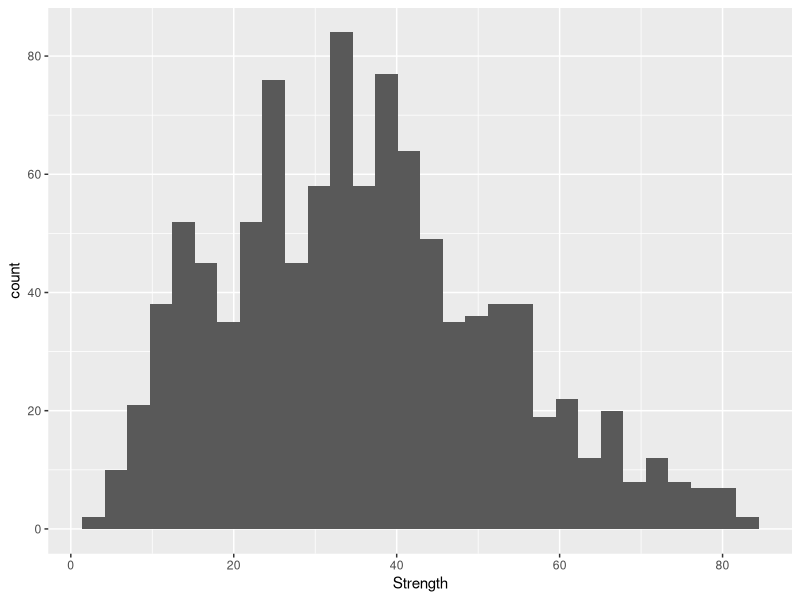
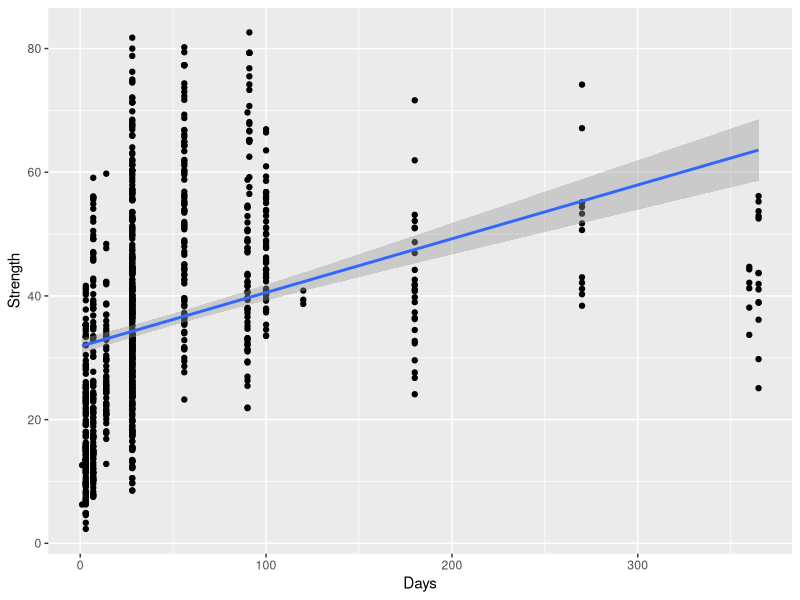
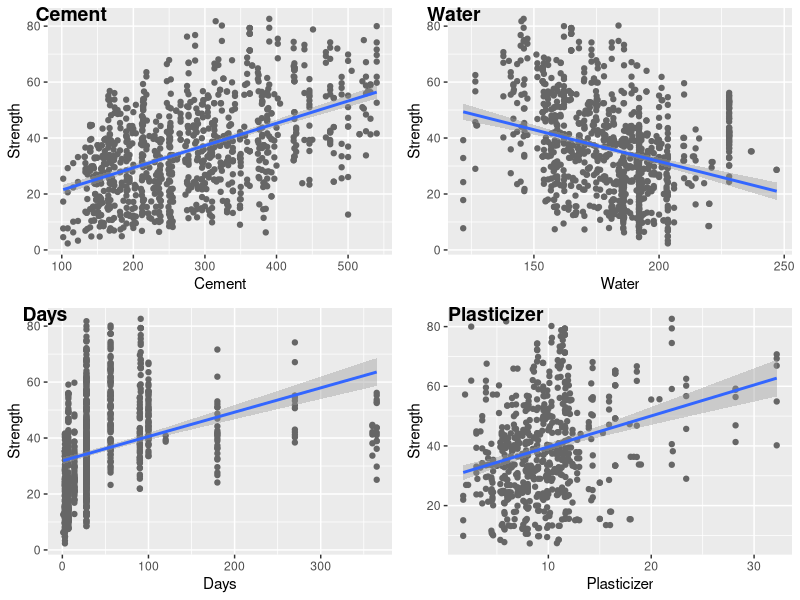
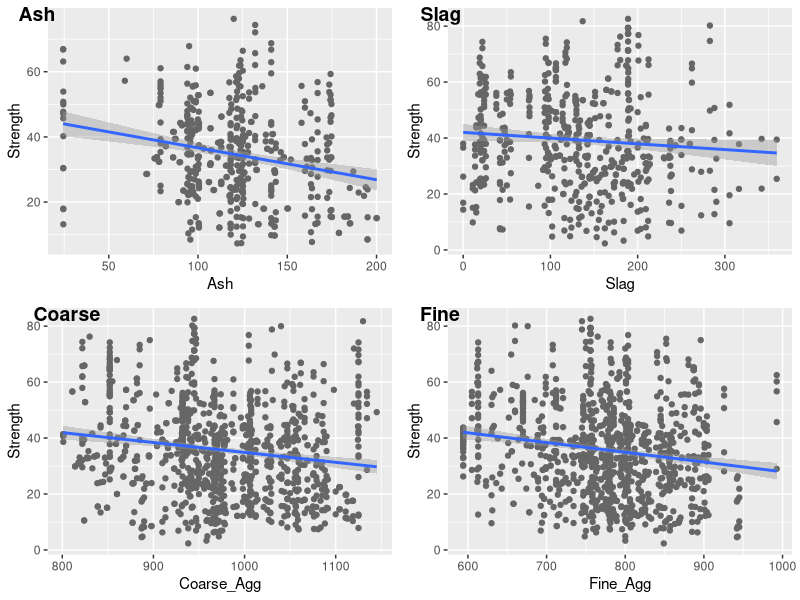

Recreate these plots in R, in order.
if(!require(readxl)) {
  install.packages("readxl")
  library(readxl)
}

if(!require(ggpubr)) {
  install.packages("ggpubr")
  library(ggpubr)
}

if(!require(kernlab)) {
  install.packages("kernlab")
  library(kernlab)
}

if(!require(tidyverse)) {
  install.packages("tidyverse")
  library(tidyverse)
}

if(!require(caret)) {
  install.packages("caret")
  library(caret)
}

# Introduction

# As part of the Data Science: Capstone course in the Data Science Professional
# Certificate EdX program, students are encouraged to find a data set of their 
# own or from an online source to build a machine learning model.  The intent 
# of the project is to demonstrate the ability to analyze a data set as well as
# clearly communicate the process and insights gained from the analysis.

# This project intends to develop a model to predict the compressive strength 
# of a given concrete mixture after a certain number of days.  At first, I 
# considered this dataset mundane and flat.  Upon reflection, given how useful 
# concrete is in both developed and developing nations, the ability to use 
# local materials and know that the concrete will be strong seems to add value 
# to the data and the utility of a potential model.

# Objectives & Approach

# The objective of this analysis is to define a reusable model to predict the 
# compressive strength of a concrete mixture comprised of up to 7 ingredients 
# and allowed to cure for a certain number of days before strength measurement.  
# I will use several approaches to identify models and determine which model 
# has the highest accuracy for predicting results.  

# The data set has 9 variables, 8 dependent and one independent.  All variables
# are numeric.  For purposes of brevity, I will establish shortened attribute
# names for the original variable names

Concrete_Data <- read_excel("Concrete_Data.xls")

# Clean up attribute names to improve readability
new_names <- c("Cement", "Slag", "Ash", "Water", "Plasticizer", "Coarse_Agg", 
               "Fine_Agg", "Days", "Strength")
colnames(Concrete_Data) <- new_names

Concrete_Data %>% filter(Cement == 500)

summary(Concrete_Data)

# Check to see if Strength is normally distributed
ggplot(data = Concrete_Data, aes(x=Strength)) + geom_histogram(bins = 30)

# compare distribution of age vs. strength
# the data seems pre-stratified by virtue of the ages at which the strength is
# measured:
Concrete_Data %>% summarize(r = cor(Days, Strength)) %>% pull(r)
ggplot(data = Concrete_Data, aes(Days, Strength)) + 
  geom_point() + 
  geom_smooth(method = 'lm')

# Based on the graph above, we can see in general that the longer a given 
# concrete mixture is permitted to age, the stronger it gets.

# Beyond curing time, other aspects of the concrete mixture affect the 
# compressive strength. A multiple linear regression model might provide a good
# place to start to build a predictive solution:

linear_model <- train(Strength ~ ., data = Concrete_Data, method = "lm")
summary(linear_model)

# The results of this first linear model show most coefficients have a low 
# P-value, with two attributes on the threshold (Coarse_Agg and Fine_Agg are 
# both approximately 0.06), and a relatively high P-value for the Y-intercept 
# (0.38).  Overall, this model only explains about 61% of the variability of 
# the dependent value, compressive Strength.  This linear regression model 
# results in a predictive formula of:

# Strength = 0.12 * Cement + 0.104 * Slag + 0.088 * Ash - 0.15 * Water + 
#            0.29 * Plasticizer + 0.018 * Coarse_Agg + 0.02 * Fine_Agg + 
#            0.114 * Days - 23.163

# I think we can do better by looking further at the attributes, their 
# correlation to the strength of the concrete, and their interaction related to
# the actual chemical reaction that occurs during the curing phase.

# CORRELATION COEFFICIENTS
# Interaction considerations

# Since some of the mixtures include certain components and not others, we have
# to consider whether or not the components are part of the chemical reaction 
# (hydration), part of the final structural (compressive) strength, or 
# neither.  According to industry publications, cement, ash, and slag are 
# considered "cementitious" components and contribute to the hydration reaction
# of the curing concrete.  Plasticizer, likewise, allows the production of 
# concrete with less water, and slow the curing of concrete (as would adding 
# more water and prolonging the drying/curing process.)  Other ingredients, 
# such as coarse and fine aggregate, are necessary for the ultimate strength of
# the cured mixture, but do not play a part in the chemistry.

# As part of this data set review and model, we have to consider whether to 
# include in the correlation analysis the zero values for cementitious 
# components:  If they are not present, they cannot influence the chemical 
# reaction.  In one sense, we are treating these attributes as both logistic 
# and continuous.  For the high level perspective of determine a correlation 
# coeffecient between these attributes and the Strength attribute, I have 
# filtered out the zero values.

# As an example, we can see that with or without the Ash=0 values, the 
# correlation of Ash content to Strength is negative, but more pronounced if 
# the zero values are excluded.  This indicates that stronger concrete uses 
# less Ash, and the strongest (regardless of curing time) uses none.

# Correlation Coefficient of Ash:Strength with all values
Concrete_Data %>% 
  summarize(r = cor(Ash, Strength)) %>% 
  pull(r)

# Correlation Coefficient of Ash:Strength, ignoring mixtures with zero Ash
Concrete_Data %>% 
  filter(Ash > 0) %>% 
  summarize(r = cor(Ash, Strength)) %>% 
  pull(r)

# For visual review and for the purposes of considering variable interactions,
# I will exclude the zero values.

colorGray = "#666666"

Concrete_Data %>% 
  summarize(r = cor(Cement, Strength)) %>% 
  pull(r)
Concrete_Data %>% 
  filter(Slag > 0) %>% 
  summarize(r = cor(Slag, Strength)) %>% 
  pull(r)
Concrete_Data %>% 
  filter(Plasticizer > 0) %>% 
  summarize(r = cor(Plasticizer, Strength)) %>% 
  pull(r)
Concrete_Data %>% 
  summarize(r = cor(Water, Strength)) %>% 
  pull(r)
Concrete_Data %>% 
  summarize(r = cor(Days, Strength)) %>% 
  pull(r)
Concrete_Data %>% 
  summarize(r = cor(Coarse_Agg, Strength)) %>% 
  pull(r)
Concrete_Data %>% 
  summarize(r = cor(Fine_Agg, Strength)) %>% 
  pull(r)

gpCorCement <- ggplot(data = Concrete_Data, 
                      aes(Cement, Strength)) + 
  geom_point(colour = colorGray) + 
  geom_smooth(method = 'lm')

gpCorAsh <- ggplot(data = (Concrete_Data %>% filter(Ash > 0)), 
                   aes(Ash, Strength)) +
  geom_point(colour = colorGray) + 
  geom_smooth(method = 'lm')

gpCorSlag <- ggplot(data = (Concrete_Data %>% filter(Slag > 0)), 
                    aes(Slag, Strength)) +
  geom_point(colour = colorGray) + 
  geom_smooth(method = 'lm')

gpCorPlasticizer <- ggplot(data = (Concrete_Data %>% filter(Plasticizer > 0)), 
                           aes(Plasticizer, Strength)) +
  geom_point(colour = colorGray) + 
  geom_smooth(method = 'lm')

gpCorWater <- ggplot(data = Concrete_Data, 
                     aes(Water, Strength)) +
  geom_point(colour = colorGray) + 
  geom_smooth(method = 'lm')

gpCorDays <- ggplot(data = Concrete_Data, 
                    aes(Days, Strength)) +
  geom_point(colour = colorGray) + 
  geom_smooth(method = 'lm')

gpCorCoarse <- ggplot(data = Concrete_Data, 
                      aes(Coarse_Agg, Strength)) +
  geom_point(colour = colorGray) + 
  geom_smooth(method = 'lm')

gpCorFine <- ggplot(data = Concrete_Data, 
                    aes(Fine_Agg, Strength)) +
  geom_point(colour = colorGray) + 
  geom_smooth(method = 'lm')

# Draw some plots for discussion
ggarrange(gpCorCement, gpCorWater, gpCorDays, gpCorPlasticizer,
          labels = c("Cement", "Water", "Days", "Plasticizer"), 
          ncol = 2, nrow = 2)

ggarrange(gpCorAsh, gpCorSlag, gpCorCoarse, gpCorFine,
          labels = c("Ash", "Slag", "Coarse", "Fine"),
          ncol = 2, nrow = 2)

# As the plots above show, the solids that eventually comprise the concrete
# after curing all have similar slopes and likely have no interaction among
# them.  However, there are other interactions to consider: The correlation 
# coefficient for water is negative, while those for days of curing and 
# plasticizer are positive.  There may be interactions worth evaluting.
# Likewise, the coefficient for cement is positive, while those for all other
# solids are negative. We will explore these interactions as ratios in 
# further regression models.

# Water / Days

# One interaction for consideration - based on both intuition and on the 
# respective coefficients of correlation is that of Water and Days.  That is, 
# does the interaction of these two attributes taken together improve the 
# model as compared to the two attributes considered separately?

Conc_Interact2 <- Concrete_Data %>% 
  mutate(WaterDays = Water/Days)
linear_model2 <- train(Strength ~ Cement + Slag + Ash + Plasticizer + Coarse_Agg + Fine_Agg + 
                         WaterDays, data = Conc_Interact2, method = "lm")
summary(linear_model2)

# In this updated model, we can see that the Standard Error for the Intercept
# and the overall Residual Standard Error for the model have both improved.  
# Also, the multiple R-squared value for the model as a whole now demonstrates 
# that this model explains about 73% of the variation in the dependent variable
# - an improvement over the original.

# Cement + Ash

# Another consideration might be the combination of Portland Cement and Fly 
# Ash.  Both contribute to the chemical hardening of concrete during the curing
# process.  We can adjust the model to combine them into one attribute; we can
# add an interaction to the model:

Conc_Interact3 <- Conc_Interact2 %>% mutate(Silicates = Cement+Ash)
linear_model3 <- train(Strength ~ Silicates + Slag + Plasticizer + Coarse_Agg +
                         Fine_Agg + WaterDays, 
                       data = Conc_Interact3, 
                       method = "lm")
summary(linear_model3)

# The results show that this interaction consideration does not improve the 
# model, so we will not include this interaction moving forward.

# Total Aggregate

Conc_Interact4 <- Conc_Interact2 %>% mutate(Aggregate = Coarse_Agg + Fine_Agg)
linear_model4 <- train(Strength ~ Cement + Slag + Ash + Plasticizer + 
                         Aggregate + WaterDays, 
                       data = Conc_Interact4, 
                       method = "lm")
summary(linear_model4)

# This did not improve the model beyond the results above when we included the
# interaction of water and curing days, but it does produce almost identical 
# summary statistics, so it does make the model simpler.  This matches 
# intuition, because while the aggregate component of the concrete does 
# eventually contribute to the strength of the mixture, it plays no part
# in the chemical process, purely adding the structural stability of stone to
# the cohesive components produced.

# One more complex interaction worth considering is the interaction of water 
# and plasticizer with the days of curing.  In concrete, plasticizer is used 
# to reduce the amount of water used in the mixture while increasing strength 
# and maintaining workability during the pouring (placement) of the mix.

Conc_Interact5 <- Conc_Interact4 %>% 
  mutate(WaterPlasticDays = (Water + Plasticizer)/Days)
linear_model5 <- train(Strength ~ Cement + Slag + Ash +  Aggregate + 
                         WaterPlasticDays, 
                       data = Conc_Interact5, 
                       method = "lm")
summary(linear_model5)

# This combination makes trivial changes to the model, so we can choose to keep
# it or drop it.  Given a larger or different data set, this may change, but 
# with the samples we have, the interaction does not seem to make a difference.

# Linear Regression Equation

# Taking the result of the linear model refinement and using the results of 
# linear model 4, we end up with a formula to predict the compressive strength 
# of a concrete mix:

# Strength = 0.157 * Cement + 0.132 * Slag + 0.117 * Ash + 
#            0.052 * (Coarse_Agg + Fine_Agg) - 
#            0.444 * (Water + Plasticizer) / Days - .001

# This results in a prediction value with a standard error of +/- 7.7 MPa


# Another Potential Application

# Beyond predicting what a given mixture's strength will be after a certain 
# number of days, it may be useful to determine if a certain combination of 
# components will achieve the construction standards expected of concrete.  
# Since application requirements differ, we can choose one to develop the model, 
# and adjust if and when the model is utilized.

# Where I live in Massachussets, USA, the compressive strength requirement for
# residential concrete use is 2500PSI at 28 days for most applications.  Using 
# 1 pound per square inch = 6.895kPa, this converts to approximately 17.24 MPa
# after 28 days.  By adding a qualifying attribute to the data, we can also 
# build a logistic model to try to predict if a given concrete mixture will 
# meet these requirements.

# To consider the condition explored at the beginning of this analysis - that 
# there may be multiple strength test measurements for the same mixture at 
# different times - we will only consider those measurements taken when the 
# curing period is 28 days.  That is, we will consider:

# 1) days = 28 and strength >= 17.24 evaluates to meeting requirements
# 2) days = 28 and strength < 17.24 evaluates to failing requirements

# Other considerations are inconclusive since during the time up to the 28th
# day, the concrete may not meet requirements, but is not yet expected to do 
# so.  Likewise, for this model usage, if a concrete mix will eventually reach
# the required strength but do so after the residential construction
# inspection deadline, it will not meet expectations.

# First, we limit the dataset to just those records which are measured at 28 
# days and convert it to a matrix.
Conc_Quality <- Concrete_Data %>% filter(Days == 28) %>% 
  mutate(MeetSpec = ifelse(Strength >= 17.24, 1, 0))
SVM_Data <- as.matrix(Conc_Quality)

# build two data frames to store results
conf_matrix <- data.frame(Label=character(), Predict_0=numeric(), 
                          Predict_1=numeric(), Total=numeric(), 
                          stringsAsFactors = FALSE)
fit_test <- data.frame(C=numeric(), fit=numeric(), error=numeric()) 

# Support Vector Machine Model

# I will build a Support Vector Machine model and try out a range of C values
# (used to score the Constraint Violation Penalty) to find the value that 
# results in the best prediction fit to actual values.  This helps the 
# R function build the model coefficients by softening constraints in the 
# objective function being optimized.  The default is 1, so we'll try 0.0001 to 
# 10,000 by increasing order of magnitude.

lambda <- c(10^(-4:5))
for(l in lambda) {
  model <- ksvm(SVM_Data[,1:7], SVM_Data[,10], type = 'C-svc', 
                kernel = 'vanilladot', C = l, scaled = TRUE)

  pred <- predict(model,SVM_Data[,1:7])
  #evaluate prediction against real values and store for review
  fit_ratio <- sum(pred == SVM_Data[,10]) / nrow(SVM_Data)
  fit_test[nrow(fit_test) + 1, ] = c(l, fit_ratio, model@error)
  
}

# review fit test results for range of C values in lambda
fit_test

# The best value for C (Cost of Constraints Violation) is 1, so let's proceed
# with the model definition using that value:

model <- ksvm(SVM_Data[,1:7], SVM_Data[,10], type = 'C-svc', 
              kernel = 'vanilladot', C = 1, scaled = TRUE)

A0P0 = sum(pred == SVM_Data[,10] & SVM_Data[,10] == 0)
A0P1 = sum(pred != SVM_Data[,10] & SVM_Data[,10] == 0)
A1P1 = sum(pred == SVM_Data[,10] & SVM_Data[,10] == 1)
A1P0 = sum(pred != SVM_Data[,10] & SVM_Data[,10] == 1)

TotalA0 = A0P0 + A0P1
TotalA1 = A1P0 + A1P1
TotalP0 = A0P0 + A1P0
TotalP1 = A0P1 + A1P1

Total = A0P0 + A1P1 + A1P0 + A0P1

conf_matrix[1, ] = c("Actual_0", A0P0, A0P1, TotalA0)
conf_matrix[2, ] = c("Actual_1", A1P0, A1P1, TotalA1)
conf_matrix[3, ] = c("Total", TotalP0, TotalP1, Total)

conf_matrix

# This confusion matrix shows a model accuracy of (25+393)/425 = 98.35%, 
# which is a measure of the true matches compared to the total records. It has
# a precision (accurate TRUEs) rate of 393/396 = 99%.  Overall this model looks
# very useful in determining if a given concrete mix would meet residential 
# use specifications.

# Results

# The multiple linear regression model went through four iterations to find a
# predictive equation that explains about 73% of the variability in the 
# compressive strength of a concrete mixture after a give number of days.  
# That formula is:

# Strength = 0.157 * Cement + 0.132 * Slag + 0.117 * Ash + 
#            0.052 * (Coarse_Agg + Fine_Agg) - 
#            0.444 * (Water + Plasticizer) / Days - .001

# This model is simplified for use as it aggregates two values (pun intended) 
# since they have effectively combined identical effect on the dependent 
# value (Strength), and is also further simplified by using an interaction 
# effect between the amount of water in the mixture and the days the concrete
# is allowed to cure.

# The support vector machine model was applied for a slightly different purpose
# as a tool to determine whether or not a given concrete mix would meet 
# selected concrete performance requirements.  As a sample, the residential 
# construction specifications for Massachusetts, USA was selected.  The dataset
# that was used for this model analysis was filtered based on the construction
# specification timing: 28 days.

# Several values for constraint violation penalty were tested to find an 
# optimum setting.  The resulting model can then be used to predict whether a
# given mixture meets (1) or does not meet (0) the requirements.  By using a 
# confusion matrix, we can evaluate the accuracy (98.35%) and precision (99%) 
# of the support vector model that was created.

# Summary

# I built two models based on this Concrete Data dataset, one multiple linear 
# regression model using the entire data set, and another support vector 
# machine model using the set of mixtures which were measured for compressive 
# strength at 28 days.

# Linear regression models have a tendency to overfit, we have to consider
# that when using the Strength formula that was developed.  The number of 
# attributes further increases the possibility of overfiting.  The final 
# attribut set, which reduced the number by two, may help alleviate that risk.
# The multiple linear regression model that we produced had an adjusted 
# R-squaredvalue of about 73%, which explains most of the variability of the 
# dependent value.  One additional consideration that may have reduced accuracy
# was the presence of multiple records with the same concrete mixture but 
# measured for strength after different curing durations.  Future 
# considerations for analysis might be adding a time study element to those
# batches of records.  Not many mixtures had the same number of measurements, 
# so wrangling the data would be difficult.

# The practical application of the support vector machine is also very useful
# since, given a variety of materials available in differing geographies, it is
# helpful to be able to predict if a certain mixture will meet building
# requirements.  Our SVM had a very high fit to actual values (98.35%) and the
# confusion matrix produced from the prediction/actual comparison also verified
# a high precision (99%).

# References

# Since my subject matter knowledge about concrete was limited, and I neither wanted to make 
# assumptions nor trust incorrect intuition, I found these article useful.  They may be useful 
# to reviewers and readers.

# Overview of concrete and common components
# https://www.ccagc.org/resources/whats-the-difference-between-cement-and-concrete/

# Use of plasticizer in concrete mixtures
# https://en.wikipedia.org/wiki/Plasticizer#Concrete

# Mass Residential Concrete Requirements
# https://up.codes/viewer/massachusetts/irc-2015/chapter/4/foundations#R402.2

# Data Set Source
# https://archive.ics.uci.edu/ml/datasets/Concrete+Compressive+Strength
